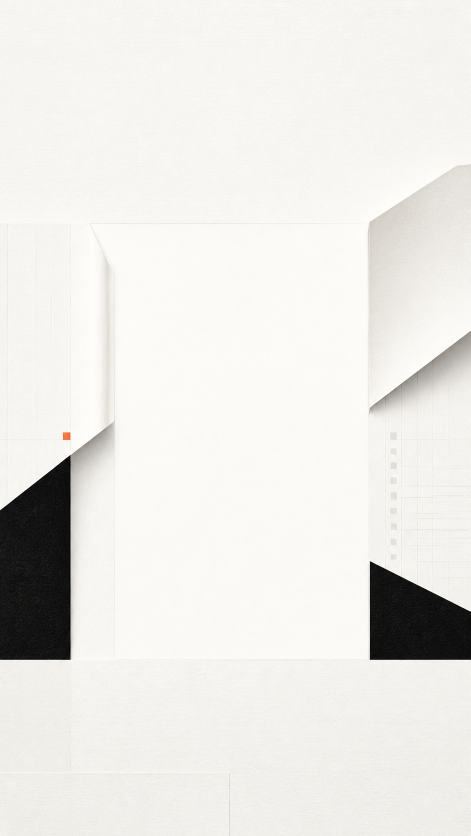
#> input picture docs/social/beiyemd-v1.0-background.png, 941 x 1672 px (shown at 1/2 size)
$ python build-release-artwork.py
#> lines starting #> are read from the running program, lines starting #| are printed output that depends on the picture
"""Build the BeiyeMD 1.0 social poster from checked-in release artwork."""

from pathlib import Path

from PIL import Image, ImageDraw, ImageFilter, ImageFont, ImageOps


ROOT = Path(__file__).resolve().parents[1]
BACKGROUND = ROOT / "docs" / "social" / "beiyemd-v1.0-background.png"
SCREENSHOT = ROOT / "docs" / "screenshots" / "beiyemd-workspace.png"
ICON = ROOT / "resources" / "icon.png"
OUTPUT = ROOT / "docs" / "social" / "beiyemd-v1.0-moments.png"

FONT_REGULAR = Path(r"C:\Windows\Fonts\msyh.ttc")
FONT_BOLD = Path(r"C:\Windows\Fonts\msyhbd.ttc")

INK = "#111111"
MUTED = "#62625F"
PAPER = "#FFFFFF"
SOFT = "#F3F3F1"
CORAL = "#D85F42"


def font(size: int, bold: bool = False) -> ImageFont.FreeTypeFont:
    return ImageFont.truetype(str(FONT_BOLD if bold else FONT_REGULAR), size)


def rounded_image(image: Image.Image, radius: int) -> Image.Image:
    mask = Image.new("L", image.size, 0)
    ImageDraw.Draw(mask).rounded_rectangle((0, 0, image.width - 1, image.height - 1), radius, fill=255)
    result = Image.new("RGBA", image.size, (0, 0, 0, 0))
    result.paste(image.convert("RGBA"), mask=mask)
    return result


def clean_workspace_screenshot(path: Path) -> Image.Image:
    screenshot = Image.open(path).convert("RGB")
    # Computer-use captures show a blue pointer locator. It sits in an otherwise
    # empty title-bar segment, so replace that segment with the native bar color.
    bar_color = screenshot.getpixel((1500, 20))
    ImageDraw.Draw(screenshot).rectangle((1600, 0, 1760, 49), fill=bar_color)
    screenshot.save(path, optimize=True)
    return screenshot


def paste_with_shadow(canvas: Image.Image, image: Image.Image, xy: tuple[int, int], radius: int = 24) -> None:
    x, y = xy
    shadow = Image.new("RGBA", canvas.size, (0, 0, 0, 0))
    shadow_draw = ImageDraw.Draw(shadow)
    shadow_draw.rounded_rectangle(
        (x - 10, y + 12, x + image.width + 10, y + image.height + 34),
        radius + 8,
        fill=(0, 0, 0, 54),
    )
    canvas.alpha_composite(shadow.filter(ImageFilter.GaussianBlur(24)))
    canvas.alpha_composite(rounded_image(image, radius), (x, y))


def feature_card(draw: ImageDraw.ImageDraw, box: tuple[int, int, int, int], number: str, title: str, body: str) -> None:
    x1, y1, x2, y2 = box
    draw.rounded_rectangle(box, 24, fill=(255, 255, 255, 236), outline="#D8D8D4", width=2)
    draw.text((x1 + 28, y1 + 24), number, font=font(19, True), fill=CORAL)
    draw.text((x1 + 28, y1 + 58), title, font=font(29, True), fill=INK)
    draw.text((x1 + 28, y1 + 105), body, font=font(20), fill=MUTED, spacing=8)


def main() -> None:
    OUTPUT.parent.mkdir(parents=True, exist_ok=True)

    background = Image.open(BACKGROUND).convert("RGB")
#> background is the input picture: PIL image 941x1672 RGB; mean R, G, B 233.9, 232.4, 228.7
    canvas = ImageOps.fit(background, (1080, 1920), method=Image.Resampling.LANCZOS).convert("RGBA")
    canvas.alpha_composite(Image.new("RGBA", canvas.size, (255, 255, 255, 92)))
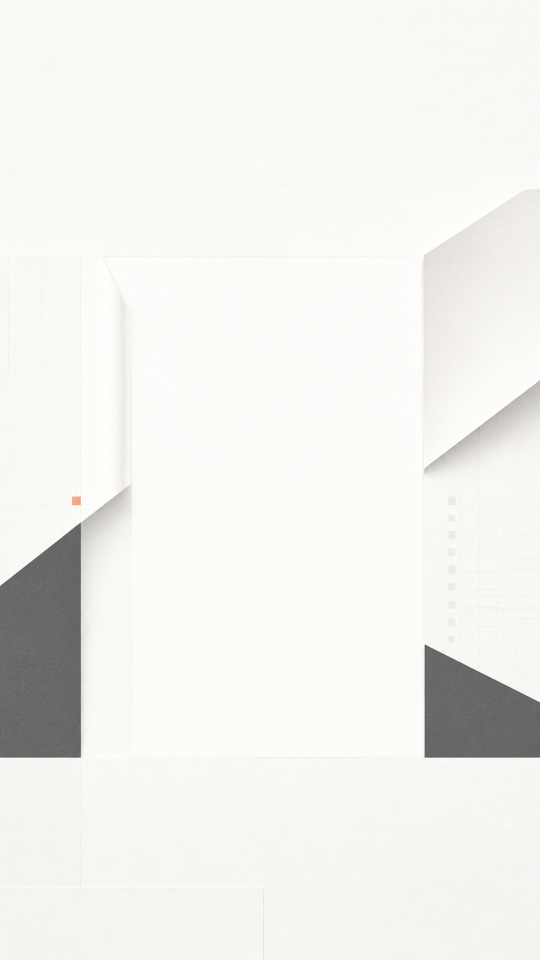
#> canvas: PIL image 1080x1920 RGBA (shown at 1/2 size); mean R, G, B, A 241.5, 240.6, 238.2, 255
    draw = ImageDraw.Draw(canvas)

    # Brand row.
#> (the run stopped early here; a loop or call above may not have finished)
